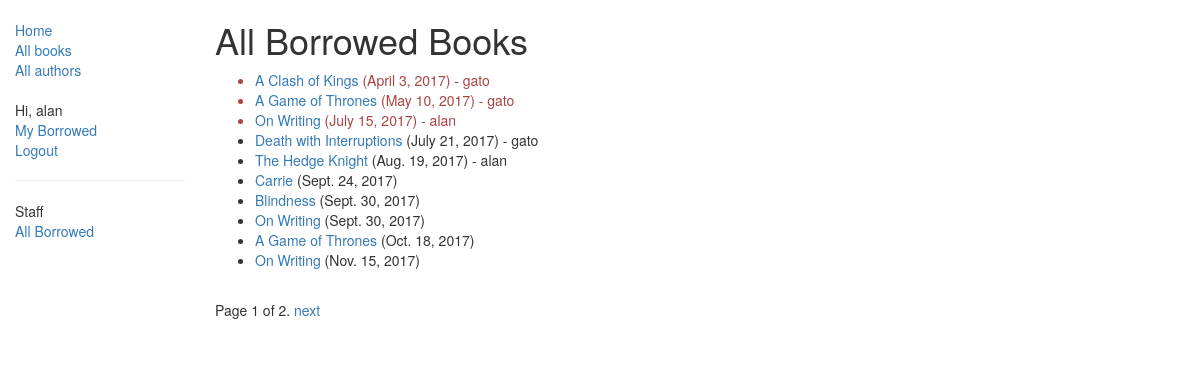
Page /catalog/borrowed/ (signed in) on the committed database.
### catalog/models.py (models this page shows, shortened)
class BookInstance(models.Model):
    id = models.UUIDField(primary_key=True, default=uuid.uuid4, help_text="Unique ID for this particular book across whole library")
    book = models.ForeignKey('Book', on_delete=models.SET_NULL, null=True)
    imprint = models.CharField(max_length=200)
    due_back = models.DateField(null=True, blank=True)
    borrower = models.ForeignKey(User, on_delete=models.SET_NULL, null=True, blank=True)
    LOAN_STATUS = (
        ('d', 'Maintenance'),
        ('o', 'On loan'),
        ('a', 'Available'),
        ('r', 'Reserved'),
    )
    status = models.CharField(max_length=1, choices=LOAN_STATUS, blank=True, default='d', help_text='Book availability')
    class Meta:
        ordering = ["due_back"]
        permissions = (("can_mark_returned", "Set book as returned"),)
    @property
    def is_overdue(self):
        if self.due_back and date.today() > self.due_back:
            return True
        return False

class Book(models.Model):
    title = models.CharField(max_length=200)
    author = models.ForeignKey('Author', on_delete=models.SET_NULL, null=True)
    summary = models.TextField(max_length=1000, help_text="Enter a brief description of the book")
    isbn = models.CharField('ISBN',max_length=13, help_text='13 Character <a href="https://www.isbn-international.org/content/what-isbn">ISBN number</a>')
    genre = models.ManyToManyField(Genre, help_text="Select a genre for this book")
    def display_genre(self):
        """
        Creates a string for the Genre. This is required to display genre in Admin.
        """
        return ', '.join([ genre.name for genre in self.genre.all()[:3] ])
    display_genre.short_description = 'Genre'

### catalog/views.py (the view)
class AllBorrowedBooksListView(PermissionRequiredMixin, generic.ListView):
    permission_required = 'catalog.can_mark_returned'
    model = BookInstance
    template_name ='catalog/bookinstance_all_borrowed_books.html'
    paginate_by = 10
    def get_queryset(self):
        return BookInstance.objects.filter(status__exact='o').order_by('due_back')

### catalog/templates/catalog/bookinstance_all_borrowed_books.html
{% extends "base_generic.html" %}
{% block content %}
    <h1>All Borrowed Books</h1>
    {% if bookinstance_list %}
    <ul>
      {% for bookinst in bookinstance_list %}
      <li class="{% if bookinst.is_overdue %}text-danger{% endif %}">
        <a href="{% url 'book-detail' bookinst.book.pk %}">{{bookinst.book.title}}</a> ({{ bookinst.due_back }})
        {% if bookinst.borrower %}  - {{ bookinst.borrower }} {% endif %}
      </li>
      {% endfor %}
    </ul>
    {% else %}
      <p>There are no books borrowed.</p>
    {% endif %}
{% endblock %}

### catalog/templates/base_generic.html (shortened to what this page needs)
<!DOCTYPE html>
<html lang="en">
<head>
  <link rel="stylesheet" href="https://maxcdn.bootstrapcdn.com/bootstrap/3.3.7/css/bootstrap.min.css">
  {% load static %}
  <link rel="stylesheet" href="{% static 'css/styles.css' %}">
</head>
<body>
  <div class="container-fluid">
    <div class="row">
      <div class="col-sm-2">
      {% block sidebar %}
      <ul class="sidebar-nav">
          <li><a href="{% url 'index' %}">Home</a></li>
          <li><a href="{% url 'books' %}">All books</a></li>
          <li><a href="{% url 'authors' %}">All authors</a></li>
      </ul>
      <ul class="sidebar-nav">
          {% if user.is_authenticated %}
          <li>Hi, {{ user.get_username }}</li>
          <li><a href="{% url 'my-borrowed' %}">My Borrowed</a></li>
          <li><a href="{% url 'logout'%}?next={{request.path}}">Logout</a></li>
          {% else %}
          <li><a href="{% url 'login'%}?next={{request.path}}">Login</a></li>
          {% endif %}
      </ul>
      <ul class="sidebar-nav">
          {% if perms.catalog.can_mark_returned %}
          <hr>
          <li>Staff</li>
          <li><a href="{% url 'all-borrowed-books' %}">All Borrowed</a></li>
          {% endif %}
      </ul>
      {% endblock %}
      </div>
      <div class="col-sm-10 ">
      {% block content %}{% endblock %}
      {% block pagination %}
        {% if is_paginated %}
            <div class="pagination">
                <span class="page-links">
                    <span class="page-current">
                        Page {{ page_obj.number }} of {{ page_obj.paginator.num_pages }}.
                    </span>
                    {% if page_obj.has_next %}
                        <a href="{{ request.path }}?page={{ page_obj.next_page_number }}">next</a>
                    {% endif %}
                </span>
            </div>
        {% endif %}
      {% endblock %}
      </div>
    </div>
  </div>
</body>
</html>

### catalog/static/css/styles.css (style rules this page uses)
.sidebar-nav { margin-top: 20px; padding: 0; list-style: none; }

### rows in the picture
BookInstance: book "A Clash of Kings", due_back "April 3, 2017", borrower "gato"
BookInstance: book "A Game of Thrones", due_back "May 10, 2017", borrower "gato"
BookInstance: book "On Writing", due_back "July 15, 2017", borrower "alan"
BookInstance: book "Death with Interruptions", due_back "July 21, 2017", borrower "gato"
BookInstance: book "The Hedge Knight", due_back "Aug. 19, 2017", borrower "alan"
BookInstance: book "Carrie", due_back "Sept. 24, 2017"
BookInstance: book "Blindness", due_back "Sept. 30, 2017"
BookInstance: book "On Writing", due_back "Sept. 30, 2017"
BookInstance: book "A Game of Thrones", due_back "Oct. 18, 2017"
BookInstance: book "On Writing", due_back "Nov. 15, 2017"

### other values in the picture
{{ user.get_username }} "alan"
{{ page_obj.number }} "1"
{{ page_obj.paginator.num_pages }} "2"
